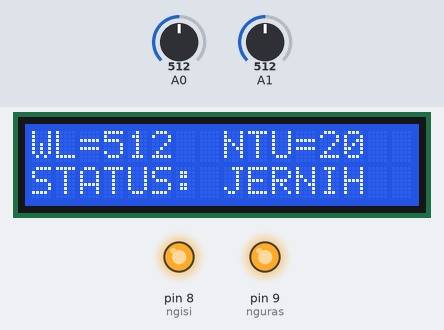
The sketch below on a simulated Arduino Uno, built with avr-gcc and run on an emulated ATmega328P. Parts: 16×2 character LCD, output pins drawn as LEDs (lit = HIGH). Inputs (shaded band) come from the test bench; at power-on: A0 = 512, A1 = 512.

Above: at 1.2 s.
1.3 s: A0 set to 491
At 2.6 s:
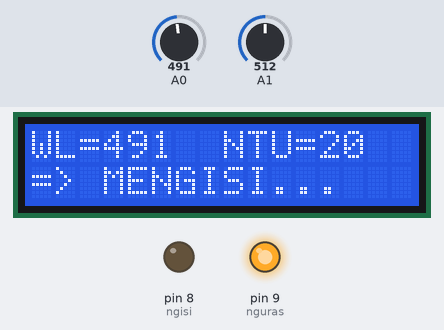
3.1 s: A1 set to 458
At 4.7 s:
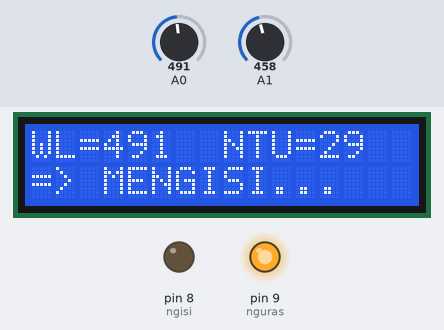
5.0 s: A1 set to 431
At 6.6 s:
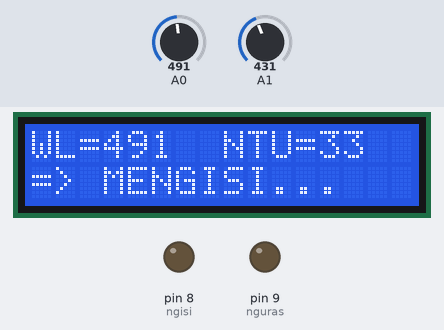
6.9 s: A0 set to 510
At 7.9 s:
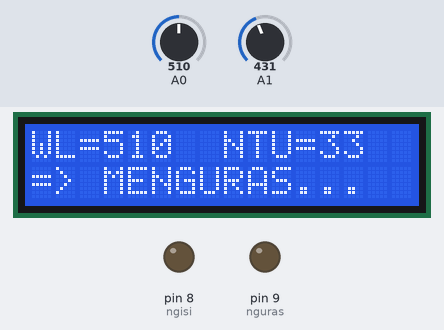
8.9 s: A0 set to 411
At 10.0 s:
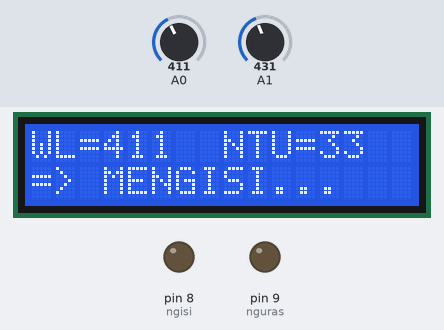
10.8 s: A0 set to 381
At 12.3 s:
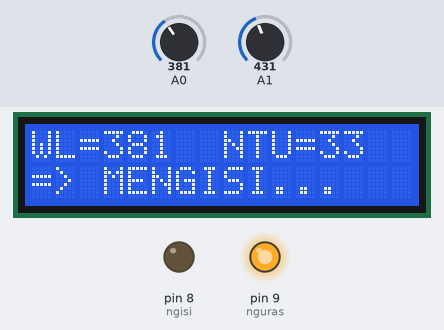
Timing chart, 0 to 13.8 s (numbered marks = the images above; inputs shaded):
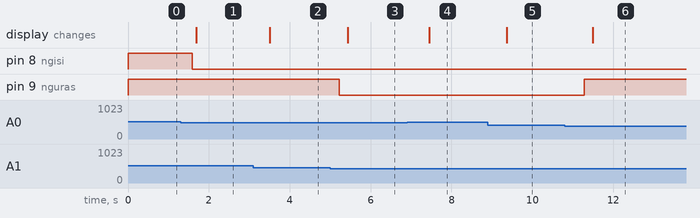

The sketch:

Penguras_Air_Otomatis.ino
```cpp
//DEKLARASI LIBRARY
#include <Wire.h>
#include <LiquidCrystal.h>

//DEKLARASI LCD
const int rs = 7, en = 6, d4 = 5, d5 = 4, d6 = 3, d7 = 2;
LiquidCrystal lcd(rs, en, d4, d5, d6, d7);

//PIN POMPA
const int ngisi = 8, nguras = 9;

int state = 0; // state 0 = pompa mati, state 1 = pompa nguras aktif, state 2 = pompa ngisi aktif.

void setup() {
  pinMode(ngisi, OUTPUT);
  pinMode(nguras, OUTPUT);
  digitalWrite(ngisi, HIGH); // Pompa Mati (Aktif Low)
  digitalWrite(nguras, HIGH); // Pompa Mati (Aktif Low)
  Serial.begin(9600);
  lcd.begin(16, 2);
  lcd.print("Program Starting..");
}

void loop() {
  int turbiditySensor = analogRead(A1); // nilai analog 0 sampai 1024
  int waterSensor = analogRead(A0); // nilai analog 0 sampai 1024

  // rumus mencari nilai tegangan
  float tegangan = turbiditySensor * (5.0 / 1024);

  // rumus mencari nilai kekeruhan
  float kekeruhan = 100.0 - (tegangan / 3.16) * 100.0;
  int hasil = kekeruhan; // hasil = NTU

  if (kekeruhan < 0) {
    hasil = 0; // supaya nilai tidak minus
  }

  // KONDISI MENGURAS AIR
  if (hasil > 30 && waterSensor > 400) {
    //aktifkan pompa untuk menguras
    state = 1;
    digitalWrite(nguras, LOW); //POMPA ON (AKTIF LOW)
    delay(100);
  }
  else if (waterSensor < 400) {
    //matikan pompa penguras
    state = 0;
    digitalWrite(nguras, HIGH); //POMPA OFF
    delay(100);
  }

  // KONDISI MENGISI AIR
  if (waterSensor < 500) {
    state = 2;
    digitalWrite(ngisi, LOW); //POMPA ON
    delay(100);
  }
  else if (hasil < 22 && waterSensor >= 580) {
    state = 0;
    digitalWrite(ngisi, HIGH); //POMPA OFF
    delay(100);
  }

  //DISPLAY LCD
  if (hasil < 22 && state == 0) { // Tampil LCD untuk status jernih
    lcd.clear();
    lcd.setCursor(0, 0);
    lcd.print("WL=");
    lcd.print(waterSensor);
    lcd.setCursor(8, 0);
    lcd.print("NTU=");
    lcd.print(hasil);
    lcd.setCursor(0, 1);
    lcd.print("STATUS: JERNIH");
  }
  else if (hasil > 22 && state == 0) { // Tampil LCD untuk status keruh
    lcd.clear();
    lcd.setCursor(0, 0);
    lcd.print("WL=");
    lcd.print(waterSensor);
    lcd.setCursor(8, 0);
    lcd.print("NTU=");
    lcd.print(hasil);
    lcd.setCursor(0, 1);
    lcd.print("STATUS: KERUH");
  }
  else if (state == 1) { // Tampil LCD untuk status menguras
    lcd.clear();
    lcd.setCursor(0, 0);
    lcd.print("WL=");
    lcd.print(waterSensor);
    lcd.setCursor(8, 0);
    lcd.print("NTU=");
    lcd.print(hasil);
    lcd.setCursor(0, 1);
    lcd.print("=> MENGURAS...");
  }
  else if (state == 2) { // Tampil LCD untuk status mengisi
    lcd.clear();
    lcd.setCursor(0, 0);
    lcd.print("WL=");
    lcd.print(waterSensor);
    lcd.setCursor(8, 0);
    lcd.print("NTU=");
    lcd.print(hasil);
    lcd.setCursor(0, 1);
    lcd.print("=> MENGISI...");
  }


  delay(500);
}
```

Measured:
- the behaviour switches between 500 and 499 on A0 (found by bisection; images 0 and 1)
- the behaviour switches between 447 and 446 on A1 (found by bisection; images 2 and 3)
- the behaviour switches between 400 and 399 on A0 (found by bisection; images 5 and 6)
- after the input at 1.3 s, pin 8 (ngisi): HIGH → LOW after 0.28 s; the display: changes after 0.39 s (image 1)
- after the input at 3.1 s, the display: changes after 0.41 s (image 2)
- after the input at 5.0 s, pin 9 (nguras): HIGH → LOW after 0.22 s; the display: changes after 0.43 s (image 3)
- after the input at 6.9 s, the display: changes after 0.55 s (image 4)
- after the input at 8.9 s, the display: changes after 0.47 s (image 5)
- after the input at 10.8 s, pin 9 (nguras): LOW → HIGH after 0.48 s; the display: changes after 0.69 s (image 6)
